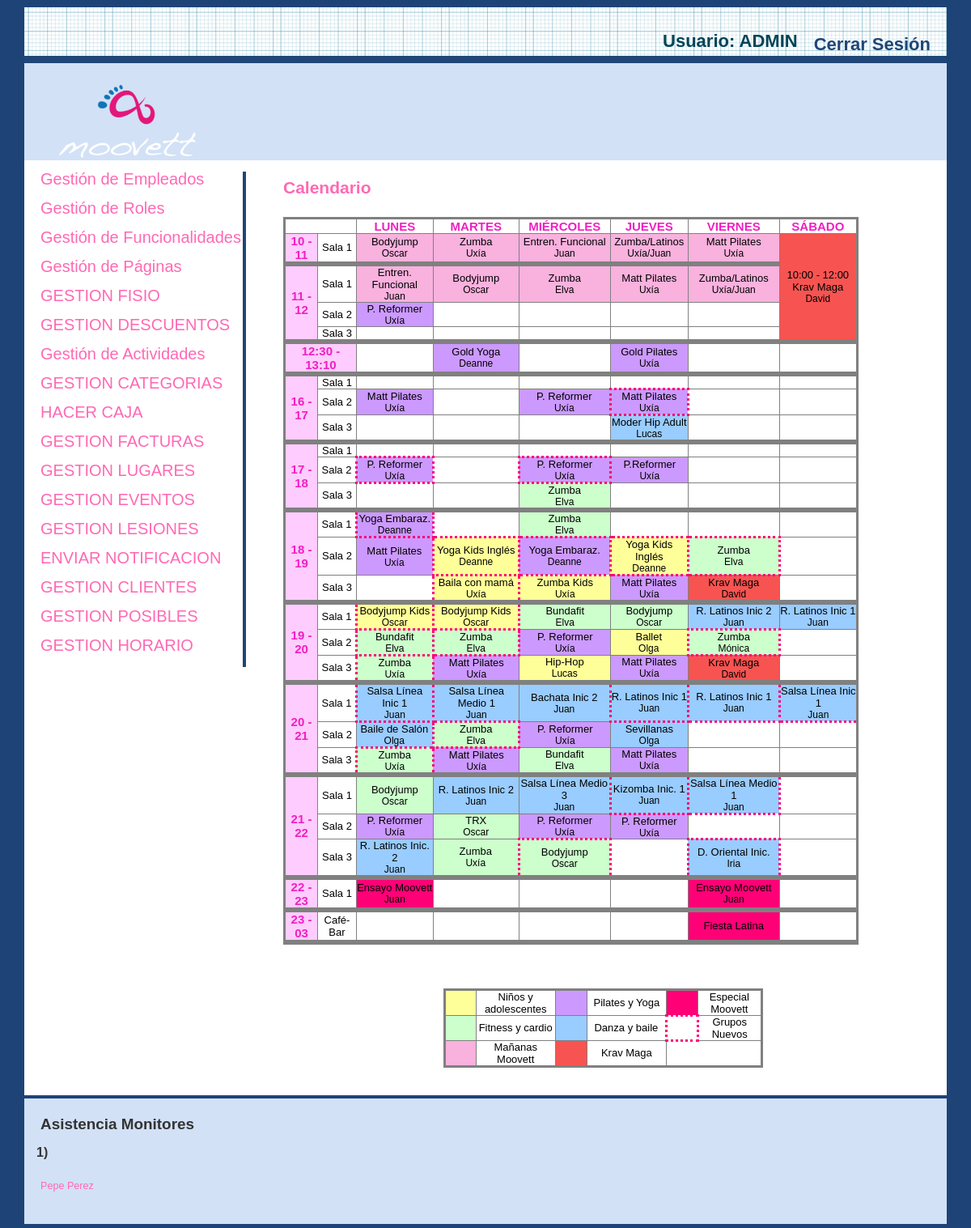
Screenshot of /IUjulio/Views/DEFAULT_Vista.php (signed in) with the database file from the repository.
### tables this page shows
CREATE TABLE IF NOT EXISTS `ROL_FUNCIONALIDAD` (
  `ROL_ID` int(10) NOT NULL,
  `FUNCIONALIDAD_ID` int(10) NOT NULL
);

CREATE TABLE IF NOT EXISTS `FUNCIONALIDAD` (
`FUNCIONALIDAD_ID` int(10) NOT NULL,
  `FUNCIONALIDAD_NOM` varchar(80) NOT NULL
);

CREATE TABLE IF NOT EXISTS `EMPLEADOS` (
  `EMP_USER` varchar(25) NOT NULL,
  `EMP_PASSWORD` varchar(128) NOT NULL,
  `EMP_NOMBRE` varchar(25) DEFAULT NULL,
  `EMP_APELLIDO` varchar(50) DEFAULT NULL,
  `EMP_DNI` varchar(10) DEFAULT NULL,
  `EMP_FECH_NAC` date DEFAULT NULL,
  `EMP_EMAIL` varchar(50) DEFAULT NULL,
  `EMP_TELEFONO` int(15) DEFAULT NULL,
  `EMP_CUENTA` varchar(60) DEFAULT NULL,
  `EMP_DIRECCION` varchar(80) DEFAULT NULL,
  `EMP_COMENTARIOS` varchar(1000) DEFAULT NULL,
  `EMP_TIPO` int(10) DEFAULT NULL,
  `EMP_ESTADO` enum('Activo','Inactivo') DEFAULT NULL,
  `EMP_FOTO` varchar(500) DEFAULT NULL,
  `EMP_NOMINA` varchar(500) DEFAULT NULL
);

### IUjulio/Functions/LibraryFunctions.php (the view, shortened to what the rows shown need)
<?php
function ConsultarNOMFuncionalidad($FUNCIONALIDAD_ID) {
    $mysqli = new mysqli("localhost", "iu2016", "iu2016", "IU2016");
    $sql = "SELECT FUNCIONALIDAD_NOM FROM FUNCIONALIDAD WHERE FUNCIONALIDAD_ID='" . $FUNCIONALIDAD_ID . "'";
    $result = $mysqli->query($sql)->fetch_array();
    return $result['FUNCIONALIDAD_NOM'];
}
function añadirFuncionalidades($NOM) {
    $mysqli = new mysqli("localhost", "iu2016", "iu2016", "IU2016");
    $rol = "SELECT EMP_TIPO FROM EMPLEADOS WHERE EMP_USER='" . $NOM['login'] . "'";
    $sql = "SELECT FUNCIONALIDAD_ID, ROL_ID FROM ROL_FUNCIONALIDAD WHERE ROL_ID=(" . $rol . ")";
    if (!($resultado = $mysqli->query($sql))) {
        echo 'Error en la consulta sobre la base de datos';
    } else {
        while ($fila = $resultado->fetch_array()) {
            $funcionalidad = ConsultarNOMFuncionalidad($fila['FUNCIONALIDAD_ID']);
            switch ($funcionalidad) {
                case "GESTION EMPLEADOS":
                    ?><a style="font-size:20px;" href='../Controllers/EMPLEADO_Controller.php'><?php echo $strings['Gestión de Empleados'] ?></a><br><br>  <?php
                    break;
                case "GESTION ROLES":
                    ?><a style="font-size:20px;" href='../Controllers/ROL_Controller.php'><?php echo $strings['Gestión de Roles'] ?></a><br><br> <?php
                    break;
                case "GESTION FUNCIONALIDADES":
                    ?> <a  style="font-size:20px;"href='../Controllers/FUNCIONALIDAD_Controller.php'><?php echo $strings['Gestión de Funcionalidades'] ?></a><br><br> <?php
                    break;
                case "GESTION PAGINAS":
                    ?><a style="font-size:20px;" href='../Controllers/PAGINA_Controller.php'><?php echo $strings['Gestión de Páginas'] ?></a><br><br> <?php
                    break;
                    ?><a style="font-size:20px;" href='../Controllers/EMPLEADO_Controller.php'><?php echo $strings['Consulta de Empleados'] ?></a><br><br> <?php
                case "GESTION ACTIVIDADES":
                    ?><a style="font-size:20px;" href='../Controllers/ACTIVIDAD_Controller.php'><?php echo $strings['Gestión de Actividades'] ?></a><br><br> <?php
                    break;
                case "GESTION PAGOS":
                    ?><?php
                    break;
                default:
                    $link = str_replace(" ", "_", ConsultarNOMFuncionalidad($fila['FUNCIONALIDAD_ID'])) . "_Controller.php";
                    echo "<a style='font-size:20px;'href='../Controllers/" . $link . "'>" . ConsultarNOMFuncionalidad($fila['FUNCIONALIDAD_ID']) . " </a><br><br>";
                    break;
            }
        }
    }
}
?>

### IUjulio/Views/DEFAULT_Vista.php (shortened to what the rows shown need)
<html>
<head>
    <?php
    include '../Functions/InterfaceFunctions.php';
    include '../Functions/LibraryFunctions.php';
    ?>
    <link rel="stylesheet" href="../Styles/styles.css" type="text/css" media="screen" />
    <link rel="stylesheet" href="../Styles/responstable.css" type="text/css" media="screen" />
    <link rel="stylesheet" type="text/css" href="../Styles/print.css" media="print" />
</head>
<body>
<div id="wrapper">
    <section id="main">
        <section id="content">
            <article>
                <h2><a href="../index.php"><?php echo $strings['Calendario'];?></a></h2>
                <p>
                <table class="horario">
                    <tr>
                        <th colspan="2"></th>
                        <th>Lunes</th>
                        <th>Martes</th>
                        <th>Miércoles</th>
                        <th>Jueves</th>
                        <th>Viernes</th>
                        <th>Sábado</th>
                    </tr>
                    <tr>
                        <th class="rosa">10 - 11</th>
                    </tr>
                    <tr>
                        <th class="rosa" rowspan="3">11 - 12</th>
                    </tr>
                    <tr>
                        <th class="rosa" colspan="2">12:30 - 13:10</th>
                    </tr>
                    <tr>
                        <th class="rosa" rowspan="3">16 - 17</th>
                    </tr>
                    <tr>
                        <th class="rosa" rowspan="3">17 - 18</th>
                    </tr>
                    <tr>
                        <th class="rosa" rowspan="3">18 - 19</th>
                    </tr>
                    <tr>
                        <th class="rosa" rowspan="3">19 - 20</th>
                    </tr>
                    <tr>
                        <th class="rosa" rowspan="3">20 - 21</th>
                    </tr>
                    <tr>
                        <th class="rosa" rowspan="3">21 - 22</th>
                    </tr>
                    <tr>
                        <th class="rosa">22 - 23</th>
                    </tr>
                    <tr>
                        <th class="rosa">23 - 03</th>
                    </tr>
                </table>
                <br/><br/><br/>
                </p>
            </article>
        </section>
        <aside id="sidebar">
           <?php AñadirFuncionalidades($_SESSION); ?>
        </aside>
    </section>
    <footer>
        <section  id="footer-area">
            <h2 style="margin-left:20px" ><?php echo  $strings['Asistencia Monitores'];?></h2>
            <section id="footer-outer-block">
<?php
$empleados =getMonitores();
for($u=0;$u<count($empleados);$u++){
?>
                <aside class="footer-segment">
                    <ul>
                        <h4><?php $v=$u+1; echo $v.")"; ?></h4>
                        <?php
                        echo '<li><a href="#">'.$empleados[$u].'</a></li>';
                        ?>
                    </ul>
                </aside>
               <?php } ?>
            </section>
        </section>
    </footer>
</div>
</body>
</html>

### rows the page displays
rol_funcionalidad: FUNCIONALIDAD_ID.FUNCIONALIDAD_NOM "GESTION FISIO"
rol_funcionalidad: FUNCIONALIDAD_ID.FUNCIONALIDAD_NOM "GESTION DESCUENTOS"
rol_funcionalidad: FUNCIONALIDAD_ID.FUNCIONALIDAD_NOM "GESTION CATEGORIAS"
rol_funcionalidad: FUNCIONALIDAD_ID.FUNCIONALIDAD_NOM "HACER CAJA"
rol_funcionalidad: FUNCIONALIDAD_ID.FUNCIONALIDAD_NOM "GESTION FACTURAS"
rol_funcionalidad: FUNCIONALIDAD_ID.FUNCIONALIDAD_NOM "GESTION LUGARES"
rol_funcionalidad: FUNCIONALIDAD_ID.FUNCIONALIDAD_NOM "GESTION EVENTOS"
rol_funcionalidad: FUNCIONALIDAD_ID.FUNCIONALIDAD_NOM "GESTION LESIONES"
rol_funcionalidad: FUNCIONALIDAD_ID.FUNCIONALIDAD_NOM "ENVIAR NOTIFICACION"
rol_funcionalidad: FUNCIONALIDAD_ID.FUNCIONALIDAD_NOM "GESTION CLIENTES"
rol_funcionalidad: FUNCIONALIDAD_ID.FUNCIONALIDAD_NOM "GESTION POSIBLES"
rol_funcionalidad: FUNCIONALIDAD_ID.FUNCIONALIDAD_NOM "GESTION HORARIO"
empleados: v "1", EMP_NOMBRE+EMP_APELLIDO "Pepe Perez"

### other values shown
$strings['Cerrar Sesión'] "Cerrar Sesión"
$strings['Usuario'] "Usuario"
$_SESSION['login'] "ADMIN"
$strings['Calendario'] "Calendario"
$strings['Asistencia Monitores'] "Asistencia Monitores"
